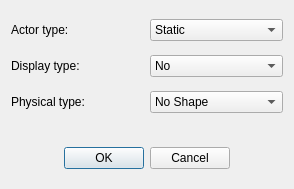
<?xml version="1.0" encoding="UTF-8"?>
<ui version="4.0">
 <class>DialogAddActor</class>
 <widget class="QDialog" name="DialogAddActor">
  <property name="geometry">
   <rect>
    <x>0</x>
    <y>0</y>
    <width>294</width>
    <height>189</height>
   </rect>
  </property>
  <property name="windowTitle">
   <string>Add Actor</string>
  </property>
  <property name="modal">
   <bool>true</bool>
  </property>
  <layout class="QGridLayout" name="gridLayout">
   <item row="1" column="0">
    <widget class="QLabel" name="label_2">
     <property name="text">
      <string>Display type:</string>
     </property>
    </widget>
   </item>
   <item row="1" column="1">
    <widget class="QComboBox" name="comboBox_dtype">
     <item>
      <property name="text">
       <string>No</string>
      </property>
     </item>
     <item>
      <property name="text">
       <string>Osg Model</string>
      </property>
     </item>
     <item>
      <property name="text">
       <string>Sprite</string>
      </property>
     </item>
     <item>
      <property name="text">
       <string>Lba1 Model</string>
      </property>
     </item>
     <item>
      <property name="text">
       <string>Lba2 Model</string>
      </property>
     </item>
    </widget>
   </item>
   <item row="2" column="0">
    <widget class="QLabel" name="label_3">
     <property name="text">
      <string>Physical type:</string>
     </property>
    </widget>
   </item>
   <item row="2" column="1">
    <widget class="QComboBox" name="comboBox_ptype">
     <item>
      <property name="text">
       <string>No Shape</string>
      </property>
     </item>
     <item>
      <property name="text">
       <string>Box</string>
      </property>
     </item>
     <item>
      <property name="text">
       <string>Capsule</string>
      </property>
     </item>
     <item>
      <property name="text">
       <string>Sphere</string>
      </property>
     </item>
     <item>
      <property name="text">
       <string>Triangle Mesh</string>
      </property>
     </item>
    </widget>
   </item>
   <item row="5" column="0" colspan="2">
    <widget class="QDialogButtonBox" name="buttonBox">
     <property name="orientation">
      <enum>Qt::Horizontal</enum>
     </property>
     <property name="standardButtons">
      <set>QDialogButtonBox::Cancel|QDialogButtonBox::Ok</set>
     </property>
     <property name="centerButtons">
      <bool>true</bool>
     </property>
    </widget>
   </item>
   <item row="0" column="1">
    <widget class="QComboBox" name="comboBox_atype">
     <item>
      <property name="text">
       <string>Static</string>
      </property>
     </item>
     <item>
      <property name="text">
       <string>Scripted</string>
      </property>
     </item>
     <item>
      <property name="text">
       <string>Door</string>
      </property>
     </item>
     <item>
      <property name="text">
       <string>Npc</string>
      </property>
     </item>
     <item>
      <property name="text">
       <string>Movable</string>
      </property>
     </item>
    </widget>
   </item>
   <item row="3" column="0">
    <spacer name="verticalSpacer">
     <property name="orientation">
      <enum>Qt::Vertical</enum>
     </property>
     <property name="sizeType">
      <enum>QSizePolicy::Fixed</enum>
     </property>
     <property name="sizeHint" stdset="0">
      <size>
       <width>20</width>
       <height>20</height>
      </size>
     </property>
    </spacer>
   </item>
   <item row="0" column="0">
    <widget class="QLabel" name="label_4">
     <property name="text">
      <string>Actor type:</string>
     </property>
    </widget>
   </item>
  </layout>
 </widget>
 <resources/>
 <connections>
  <connection>
   <sender>buttonBox</sender>
   <signal>rejected()</signal>
   <receiver>DialogAddActor</receiver>
   <slot>reject()</slot>
   <hints>
    <hint type="sourcelabel">
     <x>316</x>
     <y>260</y>
    </hint>
    <hint type="destinationlabel">
     <x>286</x>
     <y>274</y>
    </hint>
   </hints>
  </connection>
 </connections>
</ui>
